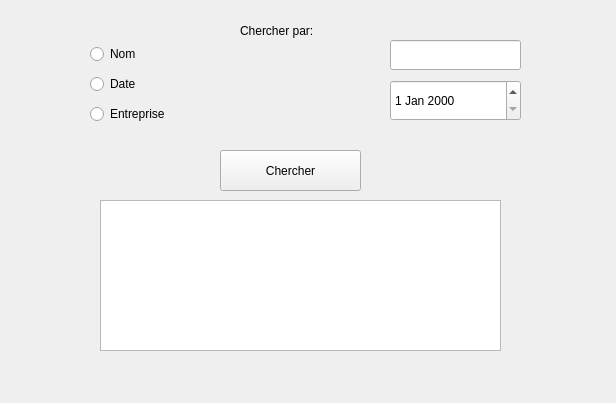
<?xml version="1.0" encoding="UTF-8"?>
<ui version="4.0">
 <class>searchContact</class>
 <widget class="QWidget" name="searchContact">
  <property name="geometry">
   <rect>
    <x>0</x>
    <y>0</y>
    <width>616</width>
    <height>403</height>
   </rect>
  </property>
  <property name="windowTitle">
   <string>Form</string>
  </property>
  <widget class="QRadioButton" name="radioButton">
   <property name="geometry">
    <rect>
     <x>90</x>
     <y>40</y>
     <width>129</width>
     <height>28</height>
    </rect>
   </property>
   <property name="text">
    <string>Nom</string>
   </property>
  </widget>
  <widget class="QRadioButton" name="radioButton_2">
   <property name="geometry">
    <rect>
     <x>90</x>
     <y>70</y>
     <width>129</width>
     <height>28</height>
    </rect>
   </property>
   <property name="text">
    <string>Date</string>
   </property>
  </widget>
  <widget class="QRadioButton" name="radioButton_3">
   <property name="geometry">
    <rect>
     <x>90</x>
     <y>100</y>
     <width>129</width>
     <height>28</height>
    </rect>
   </property>
   <property name="text">
    <string>Entreprise</string>
   </property>
  </widget>
  <widget class="QLabel" name="label">
   <property name="geometry">
    <rect>
     <x>240</x>
     <y>20</y>
     <width>141</width>
     <height>22</height>
    </rect>
   </property>
   <property name="text">
    <string>Chercher par:</string>
   </property>
  </widget>
  <widget class="QDateEdit" name="dateEdit">
   <property name="geometry">
    <rect>
     <x>390</x>
     <y>80</y>
     <width>131</width>
     <height>41</height>
    </rect>
   </property>
  </widget>
  <widget class="QPushButton" name="chercher">
   <property name="geometry">
    <rect>
     <x>220</x>
     <y>150</y>
     <width>141</width>
     <height>41</height>
    </rect>
   </property>
   <property name="text">
    <string>Chercher</string>
   </property>
  </widget>
  <widget class="QLineEdit" name="choixEdit">
   <property name="geometry">
    <rect>
     <x>390</x>
     <y>40</y>
     <width>131</width>
     <height>30</height>
    </rect>
   </property>
  </widget>
  <widget class="QTextEdit" name="textEdit">
   <property name="enabled">
    <bool>true</bool>
   </property>
   <property name="geometry">
    <rect>
     <x>100</x>
     <y>200</y>
     <width>401</width>
     <height>151</height>
    </rect>
   </property>
  </widget>
 </widget>
 <resources/>
 <connections/>
</ui>
